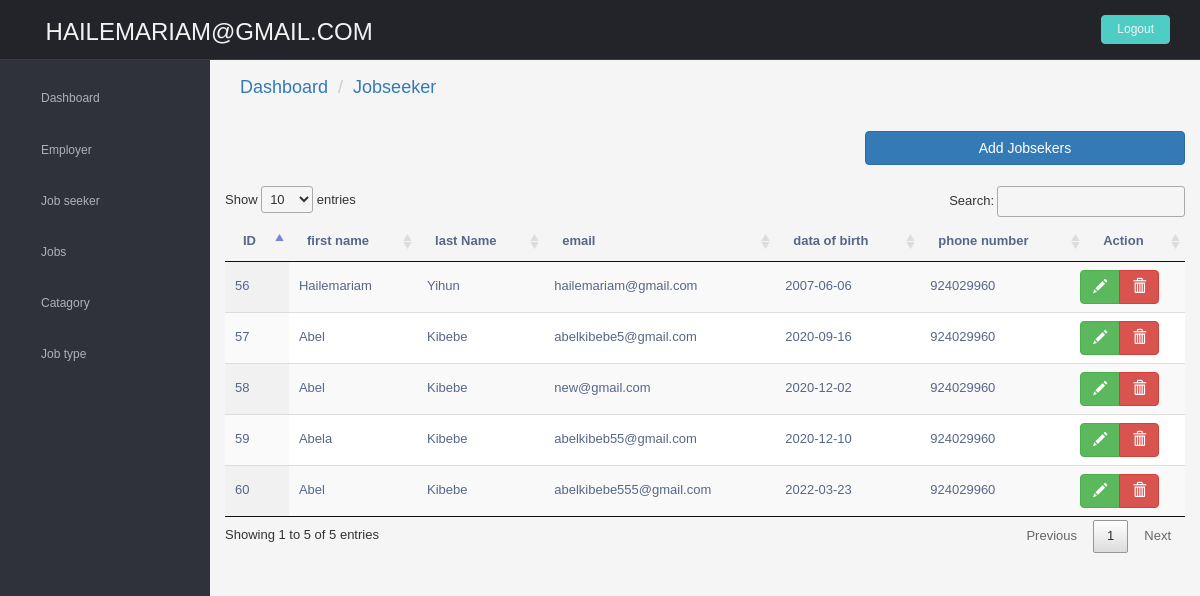
The page /Admin/JobseekerList.php (signed in) on the database its author committed.
### tables this page shows
CREATE TABLE `jobseeker` (
  `js_id` int(11) NOT NULL,
  `fname` varchar(255) NOT NULL,
  `lname` varchar(255) NOT NULL,
  `profilePicture` varchar(100) DEFAULT NULL,
  `email` varchar(255) NOT NULL,
  `dateofbirth` date NOT NULL,
  `password` varchar(100) NOT NULL,
  `phone_number` int(100) NOT NULL,
  `username` varchar(100) DEFAULT NULL,
  `Country` varchar(100) DEFAULT NULL,
  `City` varchar(100) DEFAULT NULL,
  `description` longtext DEFAULT NULL
);

### Admin/JobseekerList.php (the view, shortened to what this page needs)
<?php
include('includes/header.php');
include('includes/sidebar.php');
?>
    <section id="main-content">
      <section class="wrapper site-min-height">
          <h4>  <nav aria-label="breadcrumb">
          <ol class="breadcrumb">
          <li class="breadcrumb-item"><a href="admindashboard.php">Dashboard</a></li>
          <li class="breadcrumb-item"><a href="jobseeketList.php">Jobseeker</a></li>
        </ol>
</h4>
        <div class="row mt">
          <div class="col-lg-12">
            <a class="btn btn-primary col-sm-4 col-sm-push-8" href="add_jobseeker.php">Add Jobsekers</a>
            <br>
            <br>
            <br>
            <table id="example" class="display" style="width:100%">
            <thead>
            <tr>
                <th>ID</th>
                <th>first name</th>
                <th>last Name</th>
                 <th>email</th>
                 <th>data of birth</th>
                 <th>phone number</th>
                   <th>Action</th>
            </tr>
        </thead>
        <tbody>
        <?php
         include('connection/db.php');
        $query=mysqli_query($con,"select * from jobseeker");
        while($row=mysqli_fetch_array($query)){
        ?>
            <tr>
                <td><?php echo $row['js_id']; ?></td>
                <td><?php echo $row['fname']; ?></td>
                <td><?php echo $row['lname']; ?></td>
                 <td><?php echo $row['email']; ?></td>
                 <td><?php echo $row['dateofbirth']; ?></td>
                 <td><?php echo $row['phone_number']; ?></td>
                 <td>
                    <div class="row">
                       <div  class="btn-group">
                          <a href="jobseeker_edit.php?edit=<?php echo $row['js_id'];  ?>" class="btn btn-success"><span class="glyphicon glyphicon-pencil"></span> </a>
                           <a href="jobseeker_delete.php?del=<?php echo $row['js_id'];  ?>" class="btn btn-danger"><span class="glyphicon glyphicon-trash"></span> </a>
                       </div>
                    </div>
                 </td>
            </tr>
          <?php }  ?>
        </tbody>
    </table>
          </div>
        </div>
      </section>
    </section>
  </section>
</body>
</html>

### rows shown on the page
jobseeker: js_id "56", fname "Hailemariam", lname "Yihun", email "hailemariam@gmail.com", dateofbirth "2007-06-06", phone_number "924029960"
jobseeker: js_id "57", fname "Abel", lname "Kibebe", email "abelkibebe5@gmail.com", dateofbirth "2020-09-16", phone_number "924029960"
jobseeker: js_id "58", fname "Abel", lname "Kibebe", email "new@gmail.com", dateofbirth "2020-12-02", phone_number "924029960"
jobseeker: js_id "59", fname "Abela", lname "Kibebe", email "abelkibeb55@gmail.com", dateofbirth "2020-12-10", phone_number "924029960"
jobseeker: js_id "60", fname "Abel", lname "Kibebe", email "abelkibebe555@gmail.com", dateofbirth "2022-03-23", phone_number "924029960"

### other values the page prints
$_SESSION['email'] "HAILEMARIAM@GMAIL.COM"
